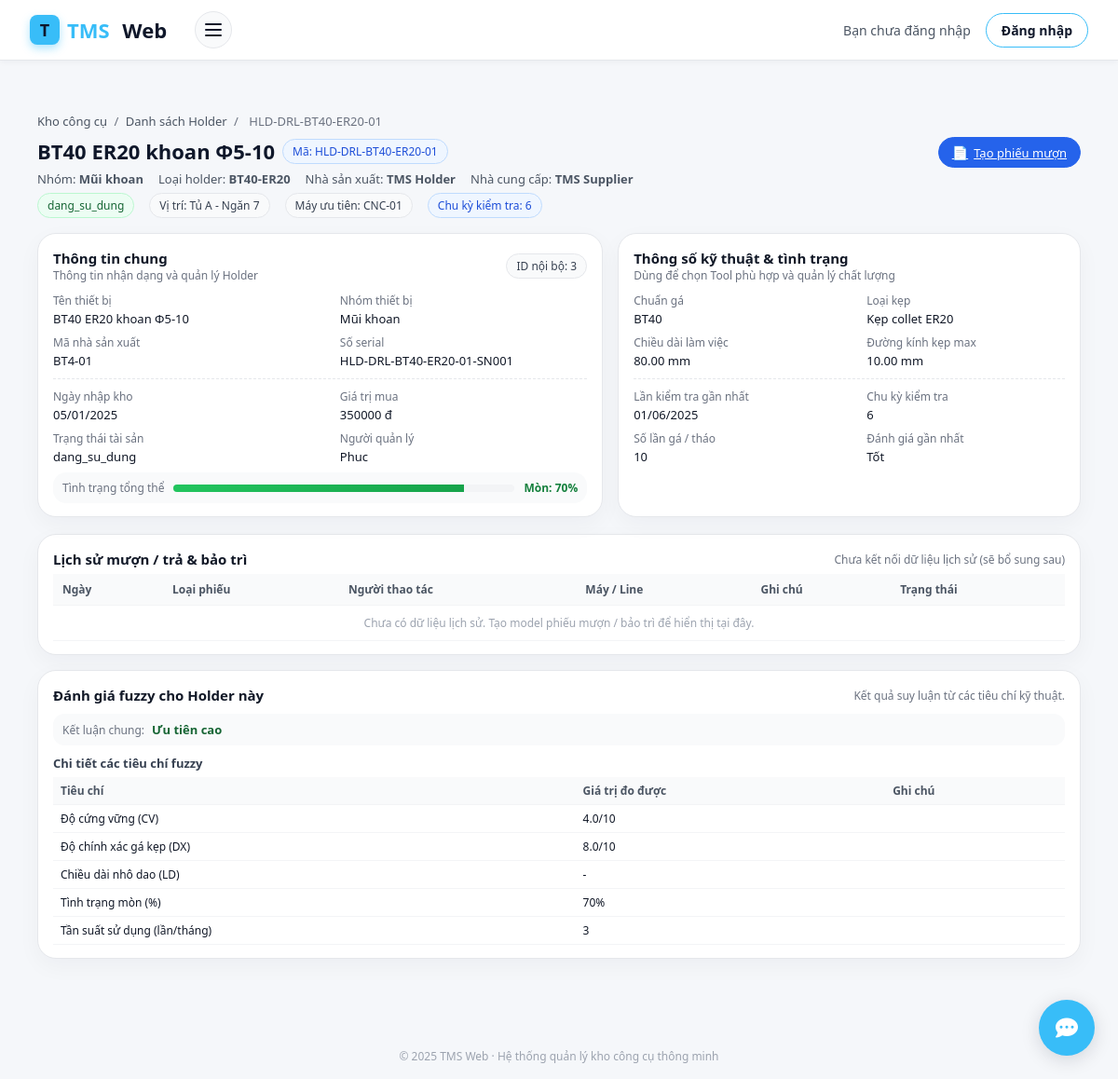
The app's page /holder/holders/3/, older data.
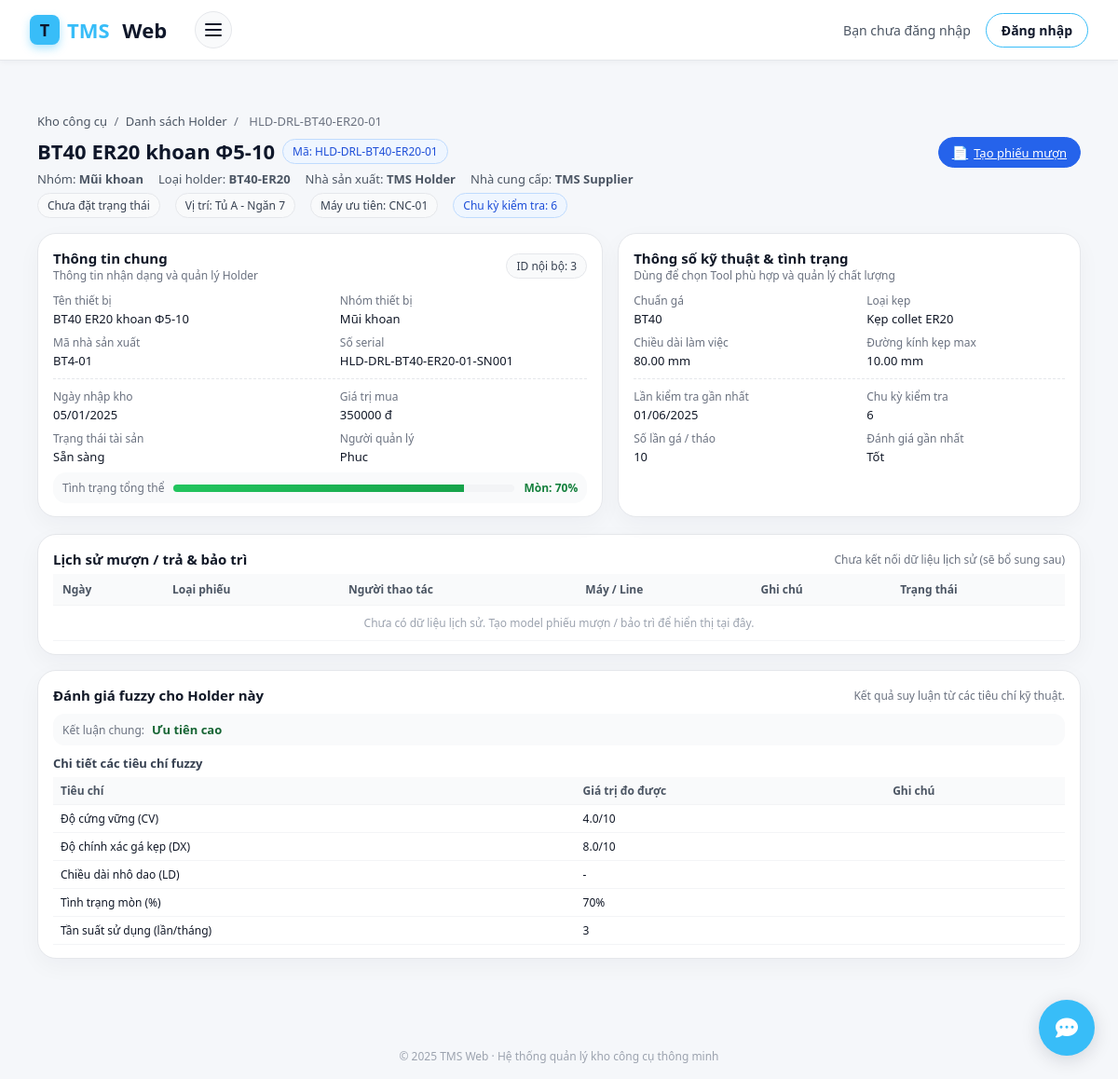
The same page, newer data.
### holder/models.py (models this page shows, shortened)
class Holder(models.Model):
    ten_thiet_bi = models.CharField(max_length=200)
    nhom_thiet_bi = models.CharField(max_length=100)
    ma_noi_bo = models.CharField(max_length=50, unique=True)
    ma_nha_sx = models.CharField(max_length=100)
    loai_holder = models.CharField(max_length=100, blank=True, null=True)
    so_serial = models.CharField(max_length=100, blank=True, null=True)
    rfid = models.CharField(
    max_length=32,
    unique=True,
    blank=True,
    null=True,
    db_index=True,
    validators=[
        RegexValidator(
            regex=r"^[0-9A-Fa-f]+$",
            message="RFID chỉ gồm ký tự HEX (0-9, A-F).",
        )
    ],
    help_text="Mã RFID của holder (UID tag), ví dụ: A1B2C3D4",
)
    nha_san_xuat = models.CharField(max_length=100, blank=True, null=True)
    nha_cung_cap = models.CharField(max_length=150, blank=True, null=True)
    nguoi_quan_ly = models.CharField(max_length=100, blank=True, null=True)
    TRANG_THAI_CHOICES = [
        ("san_sang", "Sẵn sàng"),
        ("dang_duoc_muon", "Đang được mượn"),
        ("dang_bao_tri", "Đang bảo trì"),
        ("ngung_su_dung", "Ngừng sử dụng"),
    ]
    trang_thai_tai_san = models.CharField(
        max_length=20,
        choices=TRANG_THAI_CHOICES,
        default="san_sang",
    )
    chuan_ga = models.CharField(max_length=50, blank=True, null=True)
    loai_kep = models.CharField(max_length=50, blank=True, null=True)
    chieu_dai_lam_viec = models.DecimalField(
        max_digits=6, decimal_places=2, blank=True, null=True
    )
    duong_kinh_kep_max = models.DecimalField(
        max_digits=6, decimal_places=2, blank=True, null=True
    )
    tu = models.CharField(max_length=50, blank=True, null=True)
    ngan = models.CharField(max_length=50, blank=True, null=True)
    may_uu_tien = models.CharField(max_length=200, blank=True, null=True)
    ngay_nhap_kho = models.DateField(blank=True, null=True)
    gia_tri_mua = models.BigIntegerField(blank=True, null=True)
    chu_ky_kiem_tra = models.CharField(max_length=100, blank=True, null=True)
    lan_kiem_tra_gan_nhat = models.DateField(blank=True, null=True)
    so_lan_ga_thao = models.IntegerField(blank=True, null=True)
    danh_gia_gan_nhat = models.TextField(blank=True, null=True)
    cv = models.DecimalField(  # Độ cứng vững
        max_digits=4, decimal_places=1, blank=True, null=True
    )
    dx = models.DecimalField(  # Độ chính xác gá kẹp
        max_digits=4, decimal_places=1, blank=True, null=True
    )
    mon = models.IntegerField(blank=True, null=True)  # % mòn
    tan_suat = models.IntegerField(blank=True, null=True)  # lần/tháng
    ld = models.DecimalField(  # chiều dài nhô dao
        max_digits=6, decimal_places=2, blank=True, null=True
    )
    ket_luan_fuzzy = models.TextField(blank=True, null=True)
    tool_khuyen_dung = models.ManyToManyField(
        'tool.tool',          # hoặc 'Tool' nếu cùng app
        blank=True,
        related_name='holders_khuyen_dung',
        help_text="Các tool tương thích & khuyên dùng với holder này"
    )
    ma_nhom_tuong_thich = models.CharField(
        max_length=50,
        blank=True,
        null=True,
        help_text="Nếu 2 holder có cùng mã này thì coi như tương thích / thay thế cho nhau"
    )
    created_at = models.DateTimeField(auto_now_add=True)

### holder/views.py (the view)
# urls.py: path("", views.holder_profile, name="holder_profile"),  # /holder/
def holder_profile(request, pk):
    holder = get_object_or_404(Holder, pk=pk)
    return render(request, "holder_profile.html", {"holder": holder})

### templates/holder_profile.html (shortened to what the changed rows need)
{% extends "base.html" %}
{% block content %}
<div class="holder-page">
  <div class="hp-breadcrumb">
    <a href="#">Kho công cụ</a>
    <span>/</span>
    <a href="#">Danh sách Holder</a>
    <span>/</span>
    <span>{{ holder.ma_noi_bo }}</span>
  </div>
  <div class="hp-header">
    <div class="hp-title-block">
      <div class="hp-main-title-row">
        <div class="hp-main-title">
          {{ holder.ten_thiet_bi|default:"(Chưa có tên thiết bị)" }}
        </div>
        <div class="hp-main-code">
          Mã: {{ holder.ma_noi_bo|default:"-" }}
        </div>
      </div>
      <div class="hp-sub-row">
        <div>Nhóm: <strong>{{ holder.nhom_thiet_bi|default:"-" }}</strong></div>
        <div>Loại holder: <strong>{{ holder.loai_holder|default:"-" }}</strong></div>
        <div>Nhà sản xuất: <strong>{{ holder.nha_san_xuat|default:"-" }}</strong></div>
        <div>Nhà cung cấp: <strong>{{ holder.nha_cung_cap|default:"-" }}</strong></div>
      </div>
      <div class="hp-sub-row">
        {% if holder.trang_thai_tai_san == "dang_su_dung" %}
          <span class="hp-badge hp-badge-status-ok">
            {{ holder.get_trang_thai_tai_san_display }}
          </span>
        {% elif holder.trang_thai_tai_san == "dang_bao_tri" %}
          <span class="hp-badge hp-badge-status-maint">
            {{ holder.get_trang_thai_tai_san_display }}
          </span>
        {% elif holder.trang_thai_tai_san == "ngung_su_dung" %}
          <span class="hp-badge hp-badge-status-stop">
            {{ holder.get_trang_thai_tai_san_display }}
          </span>
        {% else %}
          <span class="hp-badge">Chưa đặt trạng thái</span>
        {% endif %}
        <span class="hp-badge">
          Vị trí:
          Tủ {{ holder.tu|default:"-" }} - Ngăn {{ holder.ngan|default:"-" }}
        </span>
        <span class="hp-badge">
          Máy ưu tiên: {{ holder.may_uu_tien|default:"-" }}
        </span>
        {% if holder.chu_ky_kiem_tra %}
        <span class="hp-badge hp-badge-status-maint">
          Chu kỳ kiểm tra: {{ holder.chu_ky_kiem_tra }}
        </span>
        {% endif %}
      </div>
    </div>
  </div>
  <div class="hp-layout">
    <div class="hp-card">
      <div class="hp-card-header">
        <div>
          <div class="hp-card-title">Thông tin chung</div>
          <div class="hp-card-sub">Thông tin nhận dạng và quản lý Holder</div>
        </div>
        <span class="hp-badge">ID nội bộ: {{ holder.id }}</span>
      </div>
      <div class="hp-info-grid">
        <div>
          <div class="hp-info-item-label">Tên thiết bị</div>
          <div class="hp-info-item-value">
            {{ holder.ten_thiet_bi|default:"-" }}
          </div>
        </div>
        <div>
          <div class="hp-info-item-label">Nhóm thiết bị</div>
          <div class="hp-info-item-value">
            {{ holder.nhom_thiet_bi|default:"-" }}
          </div>
        </div>
        <div>
          <div class="hp-info-item-label">Mã nhà sản xuất</div>
          <div class="hp-info-item-value">
            {{ holder.ma_nha_sx|default:"-" }}
          </div>
        </div>
        <div>
          <div class="hp-info-item-label">Số serial</div>
          <div class="hp-info-item-value">
            {{ holder.so_serial|default:"-" }}
          </div>
        </div>
      </div>
      <div class="hp-info-grid">
        <div>
          <div class="hp-info-item-label">Ngày nhập kho</div>
          <div class="hp-info-item-value">
            {% if holder.ngay_nhap_kho %}
              {{ holder.ngay_nhap_kho|date:"d/m/Y" }}
            {% else %}
              -
            {% endif %}
          </div>
        </div>
        <div>
          <div class="hp-info-item-label">Giá trị mua</div>
          <div class="hp-info-item-value">
            {% if holder.gia_tri_mua %}
              {{ holder.gia_tri_mua|floatformat:0 }} đ
            {% else %}
              -
            {% endif %}
          </div>
        </div>
        <div>
          <div class="hp-info-item-label">Trạng thái tài sản</div>
          <div class="hp-info-item-value">
            {{ holder.get_trang_thai_tai_san_display|default:"-" }}
          </div>
        </div>
        <div>
          <div class="hp-info-item-label">Người quản lý</div>
          <div class="hp-info-item-value">
            {{ holder.nguoi_quan_ly|default:"-" }}
          </div>
        </div>
      </div>
      {% if holder.mon %}
      <div class="hp-health-box">
        <div class="hp-health-label">Tình trạng tổng thể</div>
        <div class="hp-health-bar-wrap">
          <div class="hp-health-bar">
            <div class="hp-health-bar-inner"></div>
          </div>
        </div>
        <div class="hp-health-score">
          Mòn: {{ holder.mon }}%
        </div>
      </div>
      {% endif %}
    </div>
    <div class="hp-card">
      <div class="hp-info-grid">
        <div>
          <div class="hp-info-item-label">Chuẩn gá</div>
          <div class="hp-info-item-value">
            {{ holder.chuan_ga|default:"-" }}
          </div>
        </div>
        <div>
          <div class="hp-info-item-label">Loại kẹp</div>
          <div class="hp-info-item-value">
            {{ holder.loai_kep|default:"-" }}
          </div>
        </div>
        <div>
          <div class="hp-info-item-label">Chiều dài làm việc</div>
          <div class="hp-info-item-value">
            {% if holder.chieu_dai_lam_viec %}
              {{ holder.chieu_dai_lam_viec }} mm
            {% else %}
              -
            {% endif %}
          </div>
        </div>
        <div>
          <div class="hp-info-item-label">Đường kính kẹp max</div>
          <div class="hp-info-item-value">
            {% if holder.duong_kinh_kep_max %}
              {{ holder.duong_kinh_kep_max }} mm
            {% else %}
              -
            {% endif %}
          </div>
        </div>
      </div>
      <div class="hp-info-grid">
        <div>
          <div class="hp-info-item-label">Lần kiểm tra gần nhất</div>
          <div class="hp-info-item-value">
            {% if holder.lan_kiem_tra_gan_nhat %}
              {{ holder.lan_kiem_tra_gan_nhat|date:"d/m/Y" }}
            {% else %}
              -
            {% endif %}
          </div>
        </div>
        <div>
          <div class="hp-info-item-label">Chu kỳ kiểm tra</div>
          <div class="hp-info-item-value">
            {{ holder.chu_ky_kiem_tra|default:"-" }}
          </div>
        </div>
        <div>
          <div class="hp-info-item-label">Số lần gá / tháo</div>
          <div class="hp-info-item-value">
            {{ holder.so_lan_ga_thao|default:"-" }}
          </div>
        </div>
        <div>
          <div class="hp-info-item-label">Đánh giá gần nhất</div>
          <div class="hp-info-item-value">
            {{ holder.danh_gia_gan_nhat|default:"-" }}
          </div>
        </div>
      </div>
    </div>
  </div>
  <div class="hp-history-card">
    <div class="hp-table-wrapper">
      <table class="hp-table">
        <thead>
          <tr>
            <th>Ngày</th>
            <th>Loại phiếu</th>
            <th>Người thao tác</th>
            <th>Máy / Line</th>
            <th>Ghi chú</th>
            <th>Trạng thái</th>
          </tr>
        </thead>
      </table>
    </div>
  </div>
  <div class="hp-fuzzy-card">
    <div class="hp-fuzzy-summary">
      <span class="hp-fuzzy-summary-label">Kết luận chung:</span>
      <span class="hp-fuzzy-summary-value hp-fuzzy-summary-value-ok">
        {{ holder.ket_luan_fuzzy|default:"Chưa có kết luận fuzzy. Bạn có thể tính toán và lưu vào trường 'ket_luan_fuzzy'." }}
      </span>
    </div>
    <div class="hp-fuzzy-table-wrapper">
      <table class="hp-fuzzy-table">
        <thead>
          <tr>
            <th>Tiêu chí</th>
            <th>Giá trị đo được</th>
            <th>Ghi chú</th>
          </tr>
        </thead>
        <tbody>
          <tr>
            <td>Độ cứng vững (CV)</td>
            <td>{{ holder.cv|default:"-" }}/10</td>
            <td></td>
          </tr>
          <tr>
            <td>Độ chính xác gá kẹp (DX)</td>
            <td>{{ holder.dx|default:"-" }}/10</td>
            <td></td>
          </tr>
          <tr>
            <td>Tình trạng mòn (%)</td>
            <td>{{ holder.mon|default:"-" }}%</td>
            <td></td>
          </tr>
          <tr>
            <td>Tần suất sử dụng (lần/tháng)</td>
            <td>{{ holder.tan_suat|default:"-" }}</td>
            <td></td>
          </tr>
        </tbody>
      </table>
    </div>
  </div>
</div>
{% endblock %}

Row changes from the older to the newer data that the page shows:
changed Holder "BT40 ER20 khoan Φ5-10": trang_thai_tai_san "dang_su_dung" → "Sẵn sàng"; trang_thai_tai_san "dang_su_dung" → (not shown)
Text that changed along with them:
text now shown: "Chưa đặt trạng thái"
